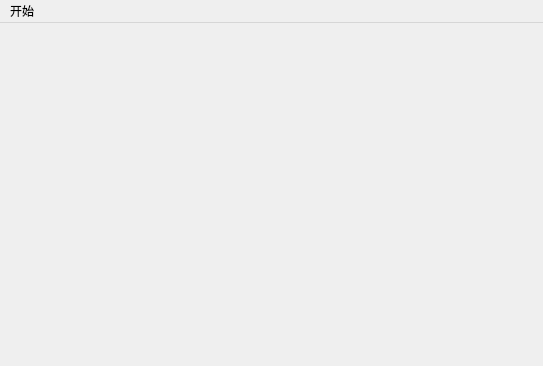
<?xml version="1.0" encoding="UTF-8"?>
<ui version="4.0">
 <class>MainScene</class>
 <widget class="QMainWindow" name="MainScene">
  <property name="geometry">
   <rect>
    <x>0</x>
    <y>0</y>
    <width>543</width>
    <height>366</height>
   </rect>
  </property>
  <property name="windowTitle">
   <string>MainScene</string>
  </property>
  <widget class="QWidget" name="centralwidget"/>
  <widget class="QMenuBar" name="menubar">
   <property name="geometry">
    <rect>
     <x>0</x>
     <y>0</y>
     <width>543</width>
     <height>21</height>
    </rect>
   </property>
   <widget class="QMenu" name="menuStart">
    <property name="title">
     <string>开始</string>
    </property>
    <addaction name="actionQuit"/>
   </widget>
   <addaction name="menuStart"/>
  </widget>
  <action name="actionQuit">
   <property name="text">
    <string>退出</string>
   </property>
  </action>
 </widget>
 <resources/>
 <connections/>
</ui>
